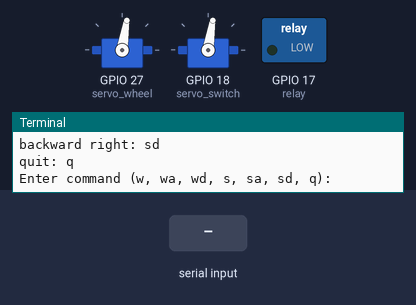
Bench run of a program on a simulated Raspberry Pi (BCM pin numbers), started with the argument Hello. On the bench: 2 × servo, switched loads named in the program (green lamp = pin HIGH), the last lines printed to the terminal. Inputs (shaded band) come from the test bench. Servo angles are drawn from the pulse width (0.5 ms = 0°, 2.5 ms = 180°).

Above: at 1.2 s.
1.3 s: "wa" typed at the terminal, then Enter
At 2.1 s:
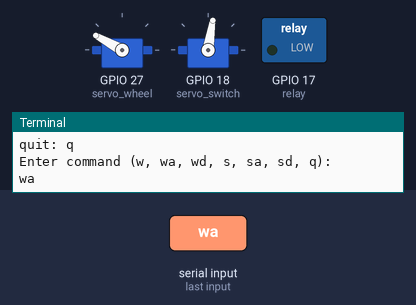
4.3 s: "w" typed at the terminal, then Enter
At 7.1 s:
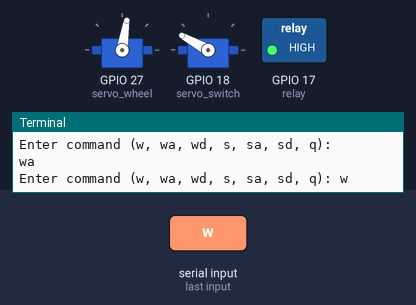
7.3 s: "wd" typed at the terminal, then Enter
At 8.6 s:
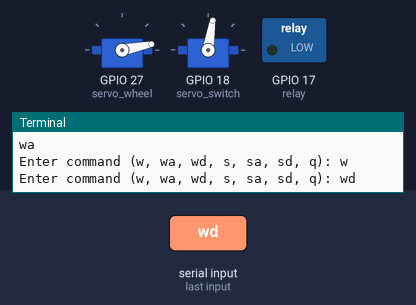
Timing chart, 0 to 12.8 s (numbered marks = the images above; inputs shaded):
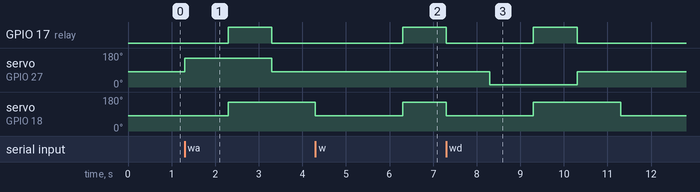

Measured:
- after the input at 1.3 s, GPIO 17 (relay): LOW → HIGH after 1.0 s, → LOW 1.0 s later; servo on GPIO 27 (servo_wheel): 81° → 151° at once, → 81° 2.0 s later; servo on GPIO 18 (servo_switch): 81° → 151° after 1.0 s
- after the input at 4.3 s, GPIO 17 (relay): LOW → HIGH after 2.0 s
- after the input at 7.3 s, servo on GPIO 27 (servo_wheel): 81° → 11° after 1.0 s, → 81° 2.0 s later

The program:

Command-listener.py
```python
# This is a program to control the RC car directly from the Terminal of the Raspberry Pi


import sys
import RPi.GPIO as GPIO
import time


GPIO.setmode(GPIO.BCM)

servo_wheel = 27  # physical pin 13
servo_switch = 18  # physical pin 12
relay = 17  # physical pin 11

GPIO.setup(servo_wheel, GPIO.OUT)
GPIO.setup(servo_switch, GPIO.OUT)
GPIO.setup(relay, GPIO.OUT)

# servo initial setup
my_pwm = GPIO.PWM(servo_wheel, 50)
my_pwm.start((1/18.0) * 90 + 2)  # servo at 90 degrees

my_pwm_switch = GPIO.PWM(servo_switch, 50)
my_pwm_switch.start((1/18.0) * 90 + 2)  # servo at 90 degrees


# function to close relay and enable movement
def relay_control(state):
    if state:
        GPIO.output(relay, True)
    else:
        GPIO.output(relay, False)


# function to change the direction of the servo between 3 states: 20, 90, and 160 degrees
def dir_servo(servo, angle):
    servo.start((1/18.0) * angle + 2)


# to move forward, servo at 160 degree
def forward_state():
    relay_control(True)
    dir_servo(my_pwm_switch, 160)
    time.sleep(1)
    relay_control(False)


# to move backward, servo at 20 degree
def backward_state():
    relay_control(True)
    dir_servo(my_pwm_switch, 20)
    time.sleep(1)
    relay_control(False)


# to stop the car, servo at 90 degree
def stop_state():
    relay_control(False)
    dir_servo(my_pwm_switch, 90)
    time.sleep(1)


# to move left, servo at 160 degree
def left():
    dir_servo(my_pwm, 160)
    time.sleep(1)


# to move right, servo at 20 degree
def right():
    dir_servo(my_pwm, 20)
    time.sleep(1)


# to move straight, servo at 90 degree
def straight():
    dir_servo(my_pwm, 90)
    time.sleep(1)


def move_forward_left():
    left()
    forward_state()
    straight()
    stop_state()


def move_forward_straight():
    straight()
    forward_state()
    stop_state()


def move_forward_right():
    right()
    forward_state()
    straight()
    stop_state()


def move_backward_left():
    left()
    backward_state()
    straight()
    stop_state()


def move_backward_straight():
    straight()
    backward_state()
    stop_state()


def move_backward_right():
    right()
    backward_state()
    straight()
    stop_state()


def direct_car(dir):
    if dir == "wa":
        move_forward_left()
    elif dir == "w":
        move_forward_straight()
    elif dir == "wd":
        move_forward_right()
    elif dir == "sa":
        move_backward_left()
    elif dir == "s":
        move_backward_straight()
    elif dir == "sd":
        move_backward_right()


print("To move --> \nforward: w \nforward left: wa \nforward right: wd \nbackward: s \nbackward left: sa \nbackward right: sd\nquit: q")

while (True):
    command = input("Enter command (w, wa, wd, s, sa, sd, q): ")
    if command == "q":
        break
    direct_car(command)


direction = sys.argv[1]  # take the arg on command line
direct_car(direction)

GPIO.cleanup()
```
